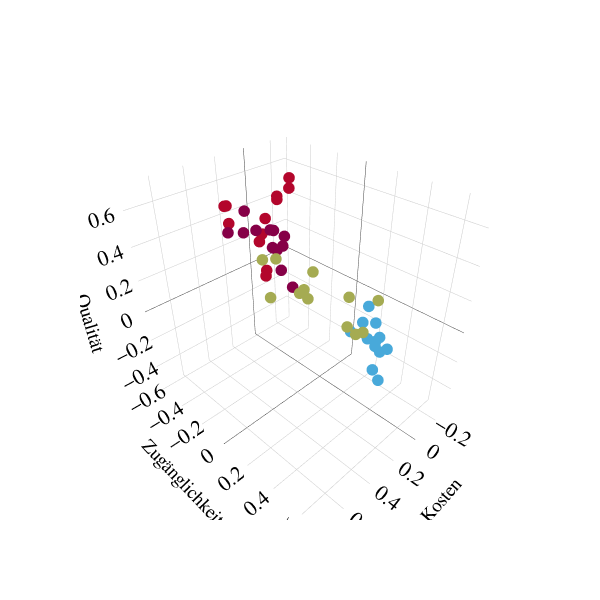

The notebook cell saved with this chart:
### Code cell
fig = go.Figure(data=[
    go.Scatter3d(
        x=plt_data3D["Kosten"], 
        y=plt_data3D["Zugänglichkeit"], 
        z=plt_data3D["Qualität"], 
        mode="markers", 
        marker=dict(size=4, color=colorlist_3D),
        name="Kosten vs Zugänglichkeit vs Qualität",
        showlegend=False
    )])

# Adjust figure size
fig.update_layout(
    width=600,  # Increase width
    height=600,  # Increase height
    scene=dict(
        xaxis_title="Kosten",
        yaxis_title="Zugänglichkeit",
        zaxis_title="Qualität"
    )
)

# Show the plot
fig.show()

### Figure 1 — Plotly figure (JSON) as saved in the notebook; plotly's stock layout.template omitted (floating-point values rounded to 4 significant figures)
{"data": [{"marker": {"color": ["rgb(134, 0, 71)", "rgb(179, 6, 44)", "rgb(165, 171, 82)", "rgb(72, 169, 218)", "rgb(134, 0, 71)", "rgb(179, 6, 44)", "rgb(165, 171, 82)", "rgb(72, 169, 218)", "rgb(134, 0, 71)", "rgb(179, 6, 44)", "rgb(165, 171, 82)", "rgb(72, 169, 218)", "rgb(134, 0, 71)", "rgb(179, 6, 44)", "rgb(165, 171, 82)", "rgb(72, 169, 218)", "rgb(134, 0, 71)", "rgb(179, 6, 44)", "rgb(165, 171, 82)", "rgb(72, 169, 218)", "rgb(134, 0, 71)", "rgb(179, 6, 44)", "rgb(165, 171, 82)", "rgb(72, 169, 218)", "rgb(134, 0, 71)", "rgb(179, 6, 44)", "rgb(165, 171, 82)", "rgb(72, 169, 218)", "rgb(134, 0, 71)", "rgb(179, 6, 44)", "rgb(165, 171, 82)", "rgb(72, 169, 218)", "rgb(134, 0, 71)", "rgb(179, 6, 44)", "rgb(165, 171, 82)", "rgb(72, 169, 218)", "rgb(134, 0, 71)", "rgb(179, 6, 44)", "rgb(165, 171, 82)", "rgb(72, 169, 218)", "rgb(134, 0, 71)", "rgb(179, 6, 44)", "rgb(165, 171, 82)", "rgb(72, 169, 218)", "rgb(134, 0, 71)", "rgb(179, 6, 44)", "rgb(165, 171, 82)", "rgb(72, 169, 218)"], "size": 4}, "mode": "markers", "name": "Kosten vs Zugänglichkeit vs Qualität", "showlegend": false, "type": "scatter3d", "x": [0.1387, 0.07628, 0.397, -0.1962, 0.1515, 0.09487, 0.4425, -0.1776, 0.1515, 0.09487, 0.4425, -0.1776, 0.1468, 0.03855, 0.4409, -0.1849, 0.2016, 0.1751, 0.5199, -0.2789, 0.2016, 0.1751, 0.5199, -0.2789, 0.2131, 0.1833, 0.4923, -0.2612, 0.2846, 0.2493, 0.7316, -0.2157, 0.3004, -0.07579, 0.6708, -0.2194, 0.4919, 0.0653, 0.7034, -0.07185, 0.4919, 0.0653, 0.7034, -0.07185, 0.384, -0.02124, 0.708, -0.05651], "y": [-0.09564, -0.3887, 0.555, 0.3045, -0.1708, -0.3587, 0.5424, 0.268, -0.1545, -0.3872, 0.5424, 0.2687, -0.1454, -0.4179, 0.6815, 0.2888, -0.1454, -0.3155, 0.6815, 0.2888, -0.1793, -0.5806, 0.389, 0.1995, -0.1793, -0.5806, 0.389, 0.1995, -0.2066, -0.5079, 0.3991, 0.1374, -0.2718, -0.3377, 0.3678, 0.1674, -0.1609, -0.2856, 0.5248, 0.2847, -0.04432, -0.2856, 0.5463, 0.3752, 0.03748, -0.2827, 0.3343, 0.1744], "z": [0.1175, 0.03582, 0.291, -0.5332, 0.1986, 0.09475, 0.3483, -0.4589, 0.3539, 0.3204, 0.4967, -0.2744, 0.4125, 0.3872, 0.5466, -0.2005, 0.3522, 0.3288, 0.438, -0.3437, 0.3541, 0.347, 0.453, -0.3344, 0.4604, 0.4581, 0.5702, -0.1835, 0.4734, 0.4987, 0.5641, -0.1878, 0.5622, 0.6166, 0.693, -0.05806, 0.5492, 0.5495, 0.6289, -0.1484, 0.5904, 0.5675, 0.6538, -0.1913, 0.5928, 0.5886, 0.6904, -0.1499]}], "layout": {"height": 600, "scene": {"xaxis": {"title": {"text": "Kosten"}}, "yaxis": {"title": {"text": "Zugänglichkeit"}}, "zaxis": {"title": {"text": "Qualität"}}}, "width": 600}}
